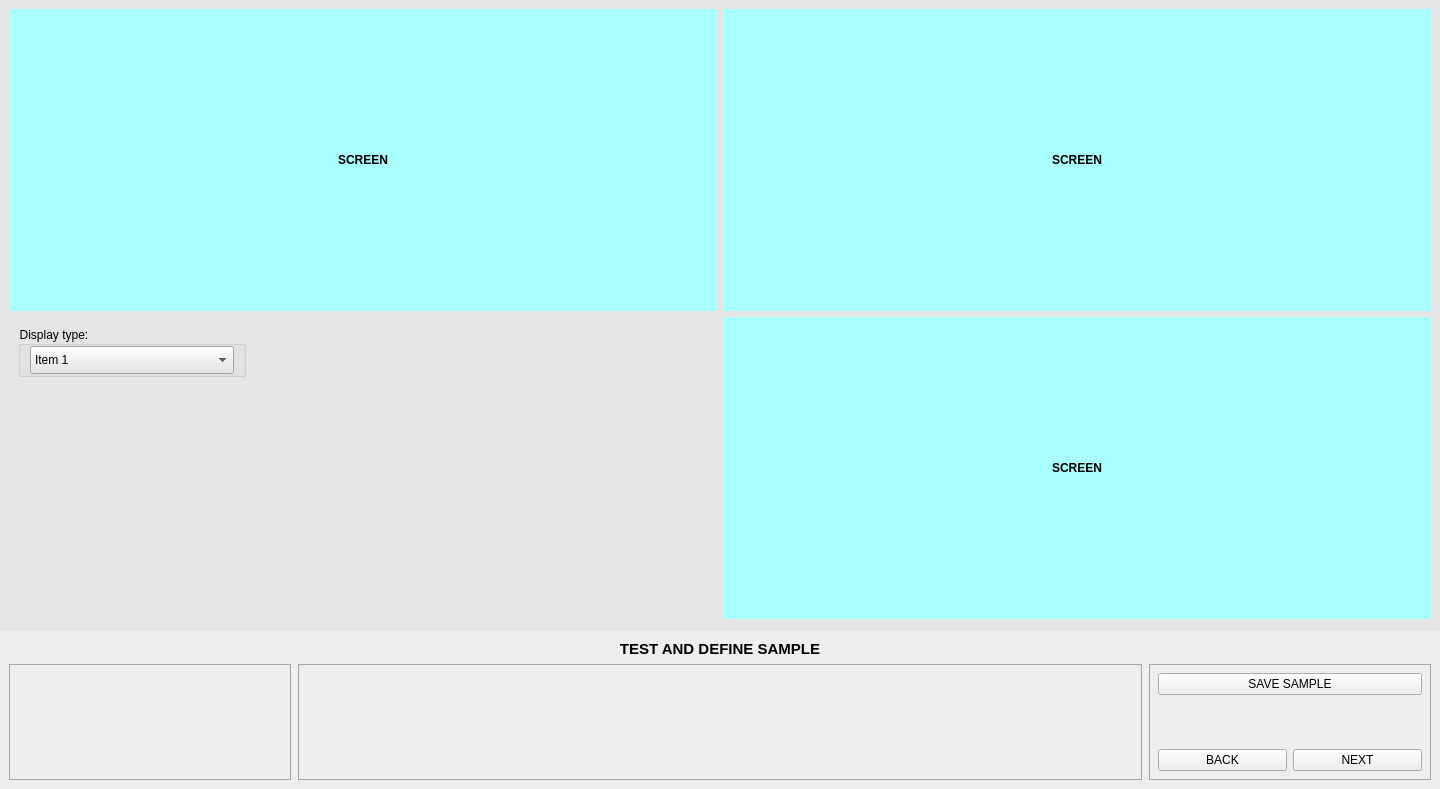
<?xml version="1.0" encoding="UTF-8"?>
<ui version="4.0">
 <class>test_detect_pair_screen</class>
 <widget class="QWidget" name="test_detect_pair_screen">
  <property name="geometry">
   <rect>
    <x>0</x>
    <y>0</y>
    <width>1440</width>
    <height>789</height>
   </rect>
  </property>
  <property name="windowTitle">
   <string>Form</string>
  </property>
  <property name="autoFillBackground">
   <bool>false</bool>
  </property>
  <property name="styleSheet">
   <string notr="true">background:#E5E5E5</string>
  </property>
  <layout class="QVBoxLayout" name="verticalLayout" stretch="8,2">
   <property name="spacing">
    <number>0</number>
   </property>
   <property name="leftMargin">
    <number>0</number>
   </property>
   <property name="topMargin">
    <number>0</number>
   </property>
   <property name="rightMargin">
    <number>0</number>
   </property>
   <property name="bottomMargin">
    <number>0</number>
   </property>
   <item>
    <widget class="QWidget" name="containerScreen" native="true">
     <property name="autoFillBackground">
      <bool>false</bool>
     </property>
     <layout class="QGridLayout" name="gridLayout" columnstretch="1,1">
      <property name="bottomMargin">
       <number>12</number>
      </property>
      <item row="0" column="1">
       <widget class="QLabel" name="screen2">
        <property name="styleSheet">
         <string notr="true">background-color: #AFF;font-weight:bold;</string>
        </property>
        <property name="text">
         <string>SCREEN</string>
        </property>
        <property name="alignment">
         <set>Qt::AlignCenter</set>
        </property>
       </widget>
      </item>
      <item row="0" column="0">
       <widget class="QLabel" name="screen1">
        <property name="styleSheet">
         <string notr="true">background-color: #AFF;font-weight:bold;</string>
        </property>
        <property name="text">
         <string>SCREEN</string>
        </property>
        <property name="alignment">
         <set>Qt::AlignCenter</set>
        </property>
       </widget>
      </item>
      <item row="1" column="1">
       <widget class="QLabel" name="screen4">
        <property name="styleSheet">
         <string notr="true">background-color: #AFF;font-weight:bold;</string>
        </property>
        <property name="text">
         <string>SCREEN</string>
        </property>
        <property name="alignment">
         <set>Qt::AlignCenter</set>
        </property>
       </widget>
      </item>
      <item row="1" column="0">
       <widget class="QWidget" name="widget" native="true">
        <layout class="QHBoxLayout" name="horizontalLayout_2" stretch="1,2">
         <item alignment="Qt::AlignTop">
          <widget class="QGroupBox" name="groupCbDisplayType">
           <property name="title">
            <string>Display type:</string>
           </property>
           <layout class="QVBoxLayout" name="verticalLayout_6">
            <property name="topMargin">
             <number>0</number>
            </property>
            <property name="bottomMargin">
             <number>0</number>
            </property>
            <item alignment="Qt::AlignTop">
             <widget class="QComboBox" name="cbDisplayType">
              <property name="sizePolicy">
               <sizepolicy hsizetype="Preferred" vsizetype="Fixed">
                <horstretch>0</horstretch>
                <verstretch>0</verstretch>
               </sizepolicy>
              </property>
              <property name="autoFillBackground">
               <bool>false</bool>
              </property>
              <property name="styleSheet">
               <string notr="true">height:22px</string>
              </property>
              <item>
               <property name="text">
                <string>Item 1</string>
               </property>
              </item>
              <item>
               <property name="text">
                <string>Item 2</string>
               </property>
              </item>
             </widget>
            </item>
           </layout>
          </widget>
         </item>
         <item>
          <widget class="QWidget" name="widget_2" native="true"/>
         </item>
        </layout>
       </widget>
      </item>
     </layout>
    </widget>
   </item>
   <item>
    <widget class="QWidget" name="containerConfig" native="true">
     <property name="autoFillBackground">
      <bool>false</bool>
     </property>
     <property name="styleSheet">
      <string notr="true">background-color: #EEEEEE</string>
     </property>
     <layout class="QVBoxLayout" name="verticalLayout_2" stretch="1,9">
      <item>
       <widget class="QLabel" name="lblTitle">
        <property name="font">
         <font>
          <pointsize>11</pointsize>
          <weight>75</weight>
          <bold>true</bold>
         </font>
        </property>
        <property name="styleSheet">
         <string notr="true">text-align:center;
font-weight:bold;</string>
        </property>
        <property name="text">
         <string>TEST AND DEFINE SAMPLE</string>
        </property>
        <property name="alignment">
         <set>Qt::AlignCenter</set>
        </property>
       </widget>
      </item>
      <item>
       <widget class="QWidget" name="containerParam" native="true">
        <layout class="QHBoxLayout" name="horizontalLayout" stretch="2,6,2">
         <property name="spacing">
          <number>7</number>
         </property>
         <property name="sizeConstraint">
          <enum>QLayout::SetDefaultConstraint</enum>
         </property>
         <property name="leftMargin">
          <number>0</number>
         </property>
         <property name="topMargin">
          <number>0</number>
         </property>
         <property name="rightMargin">
          <number>0</number>
         </property>
         <property name="bottomMargin">
          <number>0</number>
         </property>
         <item>
          <widget class="QWidget" name="containerLeft" native="true">
           <property name="styleSheet">
            <string notr="true">#containerLeft {
	border: 1px solid #A5A5A5
}</string>
           </property>
           <layout class="QVBoxLayout" name="verticalLayout_10"/>
          </widget>
         </item>
         <item>
          <widget class="QWidget" name="containerMid" native="true">
           <property name="styleSheet">
            <string notr="true">#containerMid {
	border: 1px solid #A5A5A5
}</string>
           </property>
           <layout class="QGridLayout" name="gridLayout_2"/>
          </widget>
         </item>
         <item>
          <widget class="QWidget" name="containerRight" native="true">
           <property name="styleSheet">
            <string notr="true">#containerRight {
	border: 1px solid #A5A5A5
}</string>
           </property>
           <layout class="QVBoxLayout" name="verticalLayout_16">
            <item alignment="Qt::AlignTop">
             <widget class="QWidget" name="containerVerticalBtn" native="true">
              <layout class="QVBoxLayout" name="verticalLayout_17">
               <property name="leftMargin">
                <number>0</number>
               </property>
               <property name="topMargin">
                <number>0</number>
               </property>
               <property name="rightMargin">
                <number>0</number>
               </property>
               <property name="bottomMargin">
                <number>0</number>
               </property>
               <item alignment="Qt::AlignTop">
                <widget class="QPushButton" name="btnSaveSample">
                 <property name="text">
                  <string>SAVE SAMPLE</string>
                 </property>
                </widget>
               </item>
              </layout>
             </widget>
            </item>
            <item alignment="Qt::AlignBottom">
             <widget class="QWidget" name="containerNavBtn" native="true">
              <layout class="QHBoxLayout" name="horizontalLayout_3">
               <property name="leftMargin">
                <number>0</number>
               </property>
               <property name="topMargin">
                <number>0</number>
               </property>
               <property name="rightMargin">
                <number>0</number>
               </property>
               <property name="bottomMargin">
                <number>0</number>
               </property>
               <item>
                <widget class="QPushButton" name="btnBack">
                 <property name="text">
                  <string>BACK</string>
                 </property>
                </widget>
               </item>
               <item>
                <widget class="QPushButton" name="btnNext">
                 <property name="text">
                  <string>NEXT</string>
                 </property>
                </widget>
               </item>
              </layout>
             </widget>
            </item>
           </layout>
          </widget>
         </item>
        </layout>
       </widget>
      </item>
     </layout>
    </widget>
   </item>
  </layout>
 </widget>
 <resources/>
 <connections/>
</ui>
